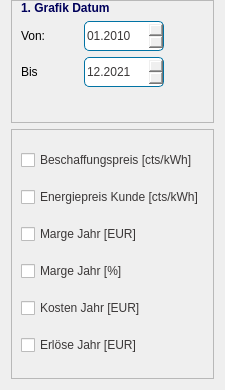
         <widget class="QFrame" name="verticalFrame">
          <property name="minimumSize">
           <size>
            <width>200</width>
            <height>0</height>
           </size>
          </property>
          <property name="maximumSize">
           <size>
            <width>250</width>
            <height>16777215</height>
           </size>
          </property>
          <layout class="QVBoxLayout" name="verticalLayout_18">
           <property name="topMargin">
            <number>0</number>
           </property>
           <item>
            <widget class="QFrame" name="frame_graph1">
             <property name="frameShape">
              <enum>QFrame::StyledPanel</enum>
             </property>
             <property name="frameShadow">
              <enum>QFrame::Raised</enum>
             </property>
             <layout class="QGridLayout" name="gridLayout_20">
              <property name="topMargin">
               <number>0</number>
              </property>
              <property name="bottomMargin">
               <number>9</number>
              </property>
              <item row="2" column="1" colspan="2">
               <widget class="QDateEdit" name="dateEdit_ts_ende_3">
                <property name="minimumSize">
                 <size>
                  <width>60</width>
                  <height>30</height>
                 </size>
                </property>
                <property name="maximumSize">
                 <size>
                  <width>80</width>
                  <height>16777215</height>
                 </size>
                </property>
                <property name="styleSheet">
                 <string notr="true">QDateEdit{
	color: rgb(59,56,56);
	border: 1px solid;
	border-color:  rgb(1,115,164);
	border-radius: 5px;
}</string>
                </property>
                <property name="dateTime">
                 <datetime>
                  <hour>0</hour>
                  <minute>0</minute>
                  <second>0</second>
                  <year>2021</year>
                  <month>12</month>
                  <day>1</day>
                 </datetime>
                </property>
                <property name="displayFormat">
                 <string>MM.yyyy</string>
                </property>
                <property name="date">
                 <date>
                  <year>2021</year>
                  <month>12</month>
                  <day>1</day>
                 </date>
                </property>
               </widget>
              </item>
              <item row="2" column="0">
               <widget class="QLabel" name="label_ts_datum_ende_1">
                <property name="text">
                 <string>Bis</string>
                </property>
               </widget>
              </item>
              <item row="3" column="0">
               <widget class="QLabel" name="label_placeholder">
                <property name="minimumSize">
                 <size>
                  <width>0</width>
                  <height>20</height>
                 </size>
                </property>
                <property name="maximumSize">
                 <size>
                  <width>16777215</width>
                  <height>30</height>
                 </size>
                </property>
                <property name="text">
                 <string/>
                </property>
               </widget>
              </item>
              <item row="1" column="0">
               <widget class="QLabel" name="label_ts_datum_anfang_1">
                <property name="text">
                 <string>Von:</string>
                </property>
               </widget>
              </item>
              <item row="1" column="1" colspan="2">
               <widget class="QDateEdit" name="dateEdit_ts_anfang_3">
                <property name="minimumSize">
                 <size>
                  <width>60</width>
                  <height>30</height>
                 </size>
                </property>
                <property name="maximumSize">
                 <size>
                  <width>80</width>
                  <height>16777215</height>
                 </size>
                </property>
                <property name="styleSheet">
                 <string notr="true">QDateEdit{
	color: rgb(59,56,56);
	border: 1px solid;
	border-color:  rgb(1,115,164);
	border-radius: 5px;
}</string>
                </property>
                <property name="displayFormat">
                 <string>MM.yyyy</string>
                </property>
                <property name="date">
                 <date>
                  <year>2010</year>
                  <month>1</month>
                  <day>1</day>
                 </date>
                </property>
               </widget>
              </item>
              <item row="0" column="0" colspan="2">
               <widget class="QLabel" name="label_ts_graph_date">
                <property name="styleSheet">
                 <string notr="true">color: rgb(0,0,90);
font: bold;</string>
                </property>
                <property name="text">
                 <string>1. Grafik Datum</string>
                </property>
               </widget>
              </item>
             </layout>
            </widget>
           </item>
           <item>
            <widget class="QFrame" name="frame_list1">
             <property name="minimumSize">
              <size>
               <width>0</width>
               <height>250</height>
              </size>
             </property>
             <property name="maximumSize">
              <size>
               <width>16777215</width>
               <height>16777215</height>
              </size>
             </property>
             <property name="frameShape">
              <enum>QFrame::StyledPanel</enum>
             </property>
             <property name="frameShadow">
              <enum>QFrame::Raised</enum>
             </property>
             <layout class="QGridLayout" name="gridLayout_17">
              <item row="0" column="0">
               <widget class="QCheckBox" name="checkBox_BP">
                <property name="styleSheet">
                 <string notr="true">QCheckBox{
	color: rgb(59,56,56);
}</string>
                </property>
                <property name="text">
                 <string>Beschaffungspreis [cts/kWh]</string>
                </property>
               </widget>
              </item>
              <item row="1" column="0">
               <widget class="QCheckBox" name="checkBox_KP">
                <property name="styleSheet">
                 <string notr="true">QCheckBox{
	color: rgb(59,56,56);
}</string>
                </property>
                <property name="text">
                 <string>Energiepreis Kunde [cts/kWh]</string>
                </property>
               </widget>
              </item>
              <item row="2" column="0">
               <widget class="QCheckBox" name="checkBox_MJE">
                <property name="styleSheet">
                 <string notr="true">QCheckBox{
	color: rgb(59,56,56);
}</string>
                </property>
                <property name="text">
                 <string>Marge Jahr [EUR]</string>
                </property>
               </widget>
              </item>
              <item row="3" column="0">
               <widget class="QCheckBox" name="checkBox_MJP">
                <property name="styleSheet">
                 <string notr="true">QCheckBox{
	color: rgb(59,56,56);
}</string>
                </property>
                <property name="text">
                 <string>Marge Jahr [%]</string>
                </property>
               </widget>
              </item>
              <item row="4" column="0">
               <widget class="QCheckBox" name="checkBox_KJ">
                <property name="styleSheet">
                 <string notr="true">QCheckBox{
	color: rgb(59,56,56);
}</string>
                </property>
                <property name="text">
                 <string>Kosten Jahr [EUR]</string>
                </property>
               </widget>
              </item>
              <item row="5" column="0">
               <widget class="QCheckBox" name="checkBox_EJ">
                <property name="styleSheet">
                 <string notr="true">QCheckBox{
	color: rgb(59,56,56);
}</string>
                </property>
                <property name="text">
                 <string>Erlöse Jahr [EUR]</string>
                </property>
               </widget>
              </item>
             </layout>
            </widget>
           </item>
          </layout>
         </widget>
